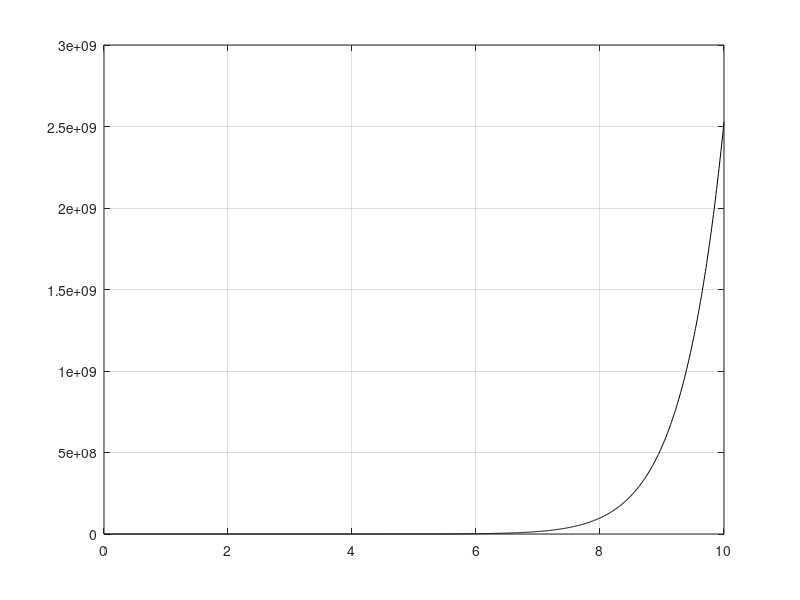

Source code (MATLAB):
clear,clc,close all
x=0:0.01:10;
N=5;
s=0;
d=0;

mu=3.7;
alpha=0.5;

for n=0:N
    s=s+((x.^n)/factorial(n));

end 
    
    for n=0:N
          d=d+(((x.^n)*((-1).^n))/factorial(n));
 

    end 
    
    e=((s-d)/(2*1i));
    
     f=(gamma(mu+1)/gamma(mu-alpha+1))*e.^(mu-alpha);

    
plot(x,f,'k'),grid on
